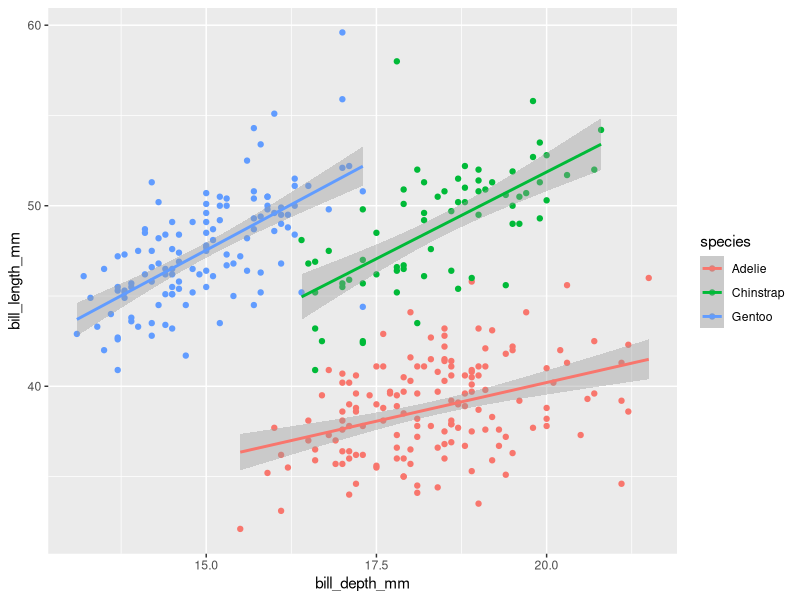
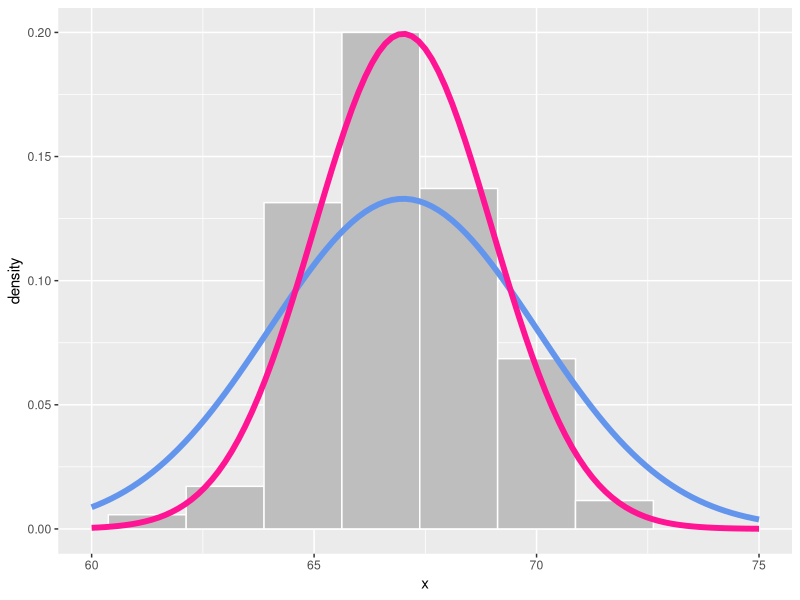

Recreate these plots in R, in order.
## ---- chunk 1
library(tidyverse)
library(palmerpenguins)
## ---- chunk 2
penguins %>% 
  ggplot(mapping = 
           aes(y = bill_length_mm, 
               x = bill_depth_mm, 
               color = species)
         ) +
  geom_point() + 
  geom_smooth(method = "lm")
## ---- chunk 3
my_samples <- tibble(x = rnorm(100, 
                                   mean = 67, 
                                   sd = 2))

my_samples %>%
  ggplot(aes(x = x)) +
  geom_histogram(aes(y = ..density..), 
                 binwidth = 1.75, fill = "grey", col = "white") +
  stat_function(fun = ~ dnorm(., mean = 67, sd = 3), 
                col = "cornflowerblue", lwd = 2, 
                xlim = c(60, 75)) +
  stat_function(fun = ~ dnorm(., mean = 67, sd = 2), 
                col = "deeppink", lwd = 2, 
                xlim = c(60, 75))
